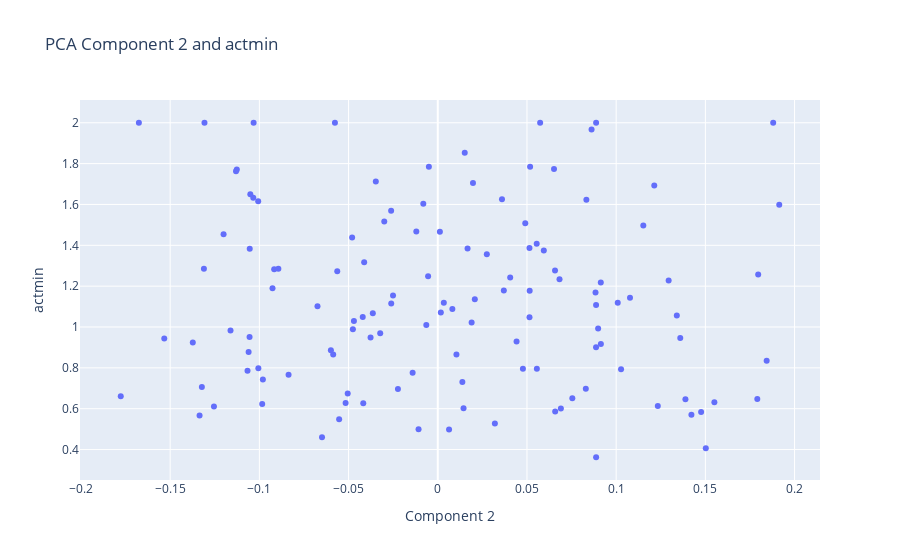
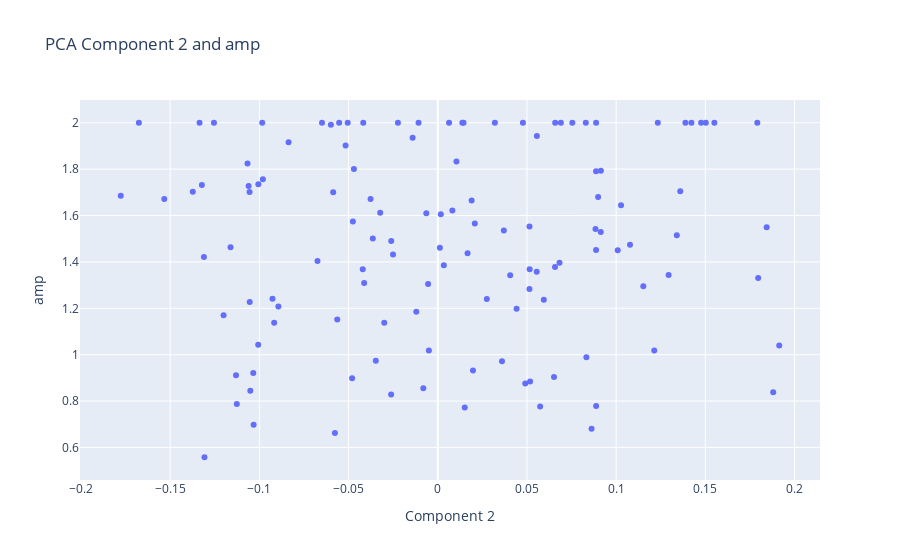
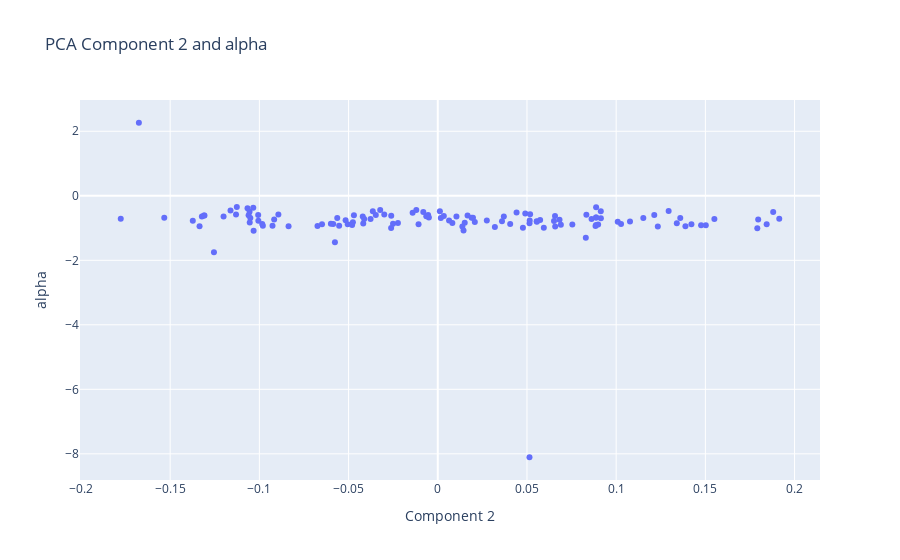

Write notebook code for charts like these, in order.
### Markdown cell above
### Component 2

Shows some correspondance with acrophase (phi), which is an indicator of rest-activity rhythm phase and corresponds to the modelled time of peak activity

### Code cell
plt.figure(figsize=(10,10))
for col in rar.columns:
    rarplt = px.scatter(x=pca_act.components_[1],
               y=rar[col],
               labels = {
                      'x' : 'Component 2',
                      'y' : col
                  },
                  title='PCA Component 2 and %s' % col)
    
    display(rarplt)
